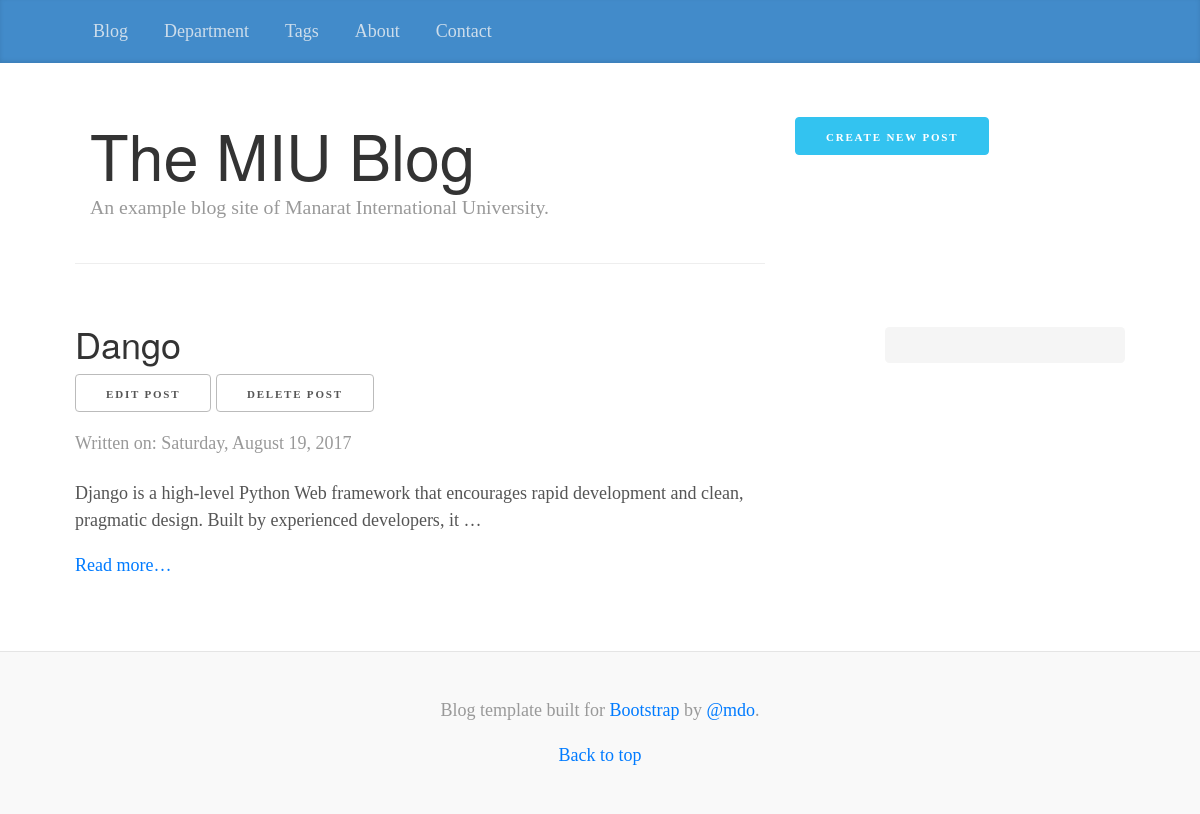
The page /blog/ on the database as committed earlier.
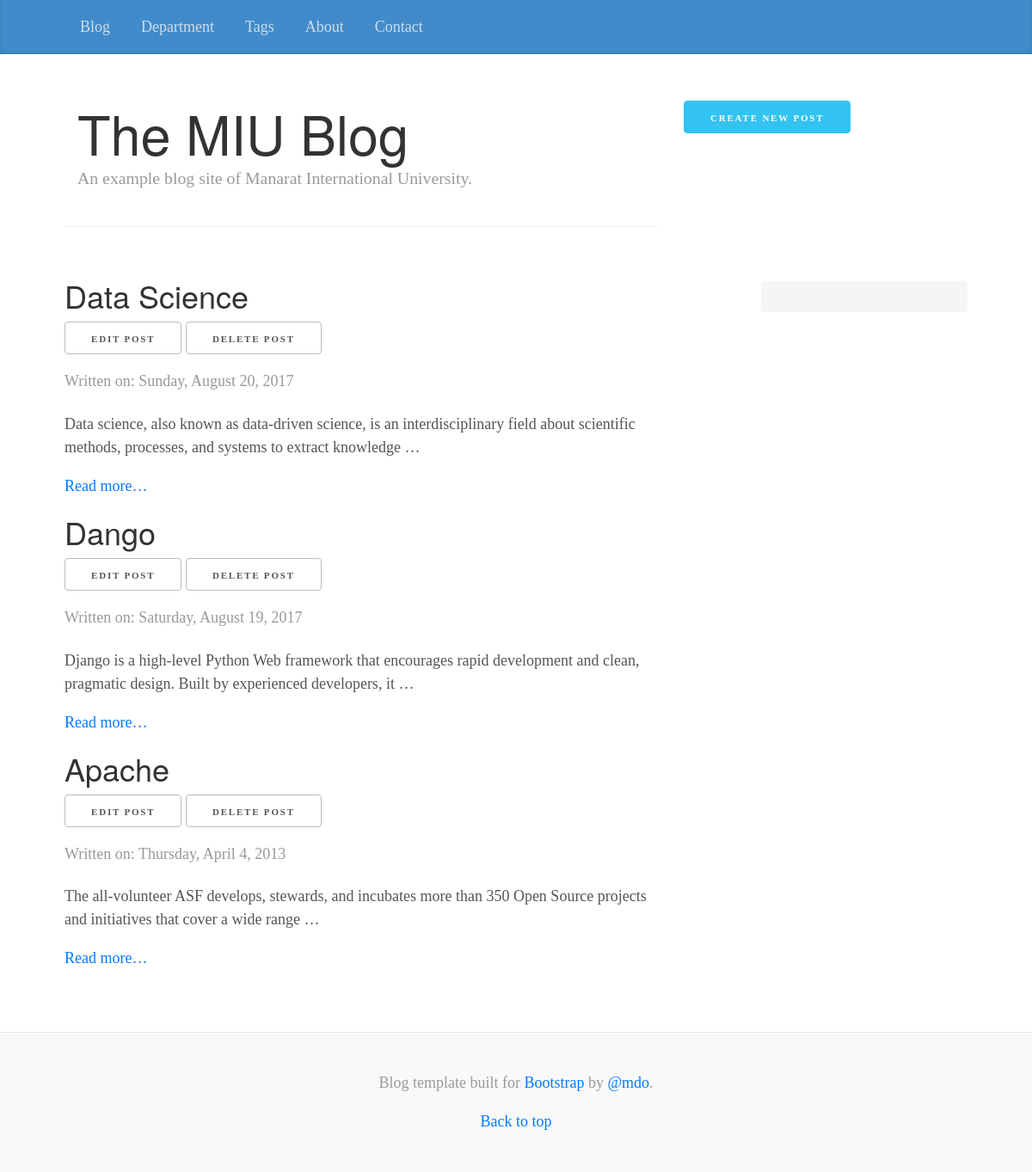
The same page on the database as committed later.
### blog/models.py (models this page shows, shortened)
class Post(models.Model):
    title = models.CharField(max_length=63)
    slug = models.SlugField(max_length=63,
                            help_text='A label for url config',
                            unique_for_month='pub_date')
    text = models.TextField()
    pub_date = models.DateField('date published',
                                auto_now_add=True)
    tags = models.ManyToManyField(Tag,
                                blank=True,
                                 related_name='blog_posts')
    departments = models.ManyToManyField(Department,
                                         blank=True,
                                         related_name='blog_posts')
    class Meta:
        verbose_name = 'blog post'
        ordering = ['-pub_date','title']
        get_latest_by = 'pub_date'
    def get_absolute_url(self):
        return reverse('blog_post_detail', kwargs={'slug': self.slug})
    def get_update_url(self):
        return reverse('blog_post_update', kwargs={'slug':self.slug})
    def get_delete_url(self):
        return reverse('blog_post_delete',kwargs={'slug':self.slug})

### blog/views.py (the view)
class PostList(ArchiveIndexView):
    paginate_by = 3
    allow_empty = True
    date_field = 'pub_date'
    model = Post
    context_object_name = 'post_list'
    template_name = 'blog/post_list.html'

### blog/templates/blog/post_list.html (shortened to what this page needs)
{% extends parent_template|default:"blog/base_blog.html" %}
  {% block blog_title %}
        <h1 class="blog-title">The MIU Blog</h1>
        <p class="lead blog-description">An example blog site of Manarat International University.</p>
  {% endblock %}
  {% block content%}
  {% for post in post_list %}
    <a href="{{ post.get_absolute_url }}">
        <h2>{{post.title|title}}</h2></a>
         <ul class="inline">
              <a href="{{post.get_update_url}}" class="button">Edit Post</a></li>
              <a href="{{post.get_delete_url}}" class="button">Delete Post</a></li>
          </ul>
     <p class="blog-post-meta">Written on:
        <time datetime="{{ post.pub_date|date:"Y-m-d" }}">
        {{ post.pub_date|date:"l, F j, Y" }}
        </time>
    </p>
    <p>{{ post.text|truncatewords:20 }}</p>
    <p class="read-more">
        <a href="{{ post.get_absolute_url }}">Read more&hellip;</a>
    </p>
{% empty %}
      <p><em>No Blog Posts Available</em></p>
{% endfor %}
{% endblock %}
{% block button %}
    <a href="{% url 'blog_post_create' %}" class="button button-primary">Create New Post</a>
{% endblock %}

Rows that differ between the two databases and show on the page:
added Post: title "Data Science", pub_date "Sunday, August 20, 2017", text "Data science, also known as data-driven science, is an interdisciplinary field about scientific methods, processes, and systems to extract knowledge …"
added Post: title "Apache", pub_date "Thursday, April 4, 2013", text "The all-volunteer ASF develops, stewards, and incubates more than 350 Open Source projects and initiatives that cover a wide range …"
